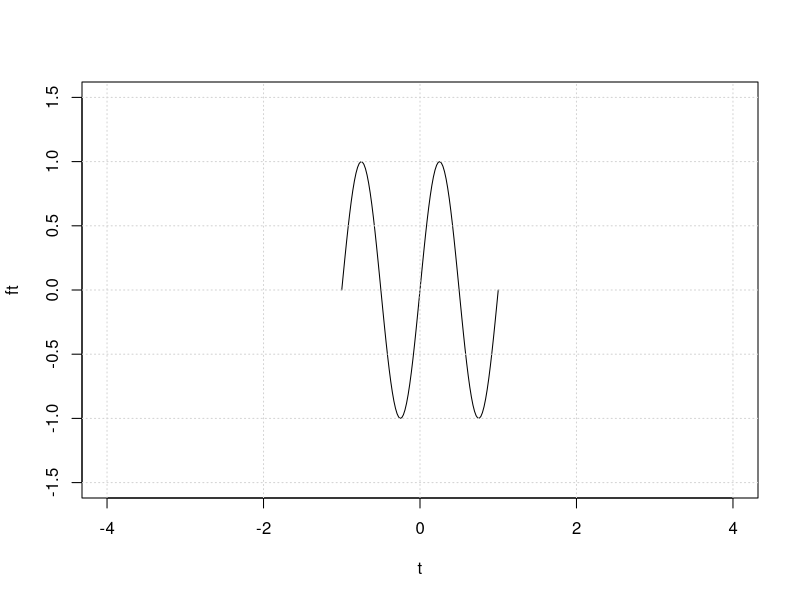
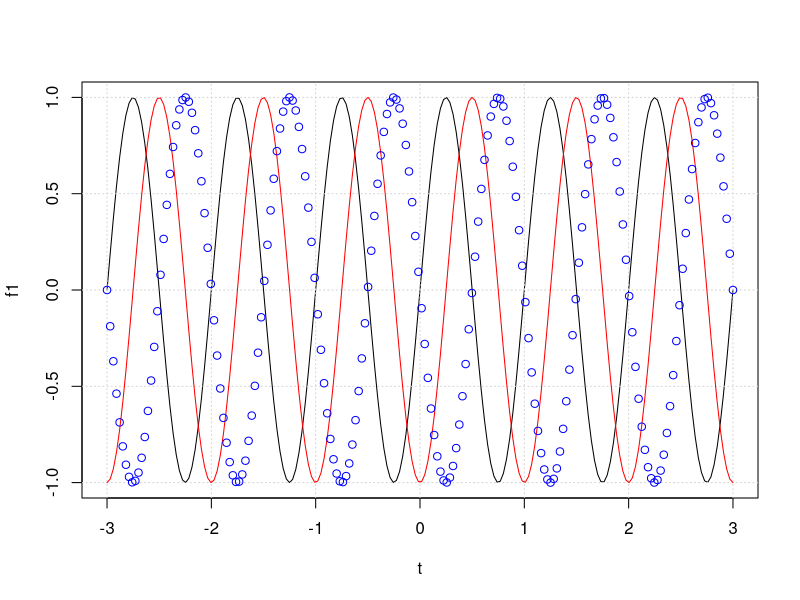
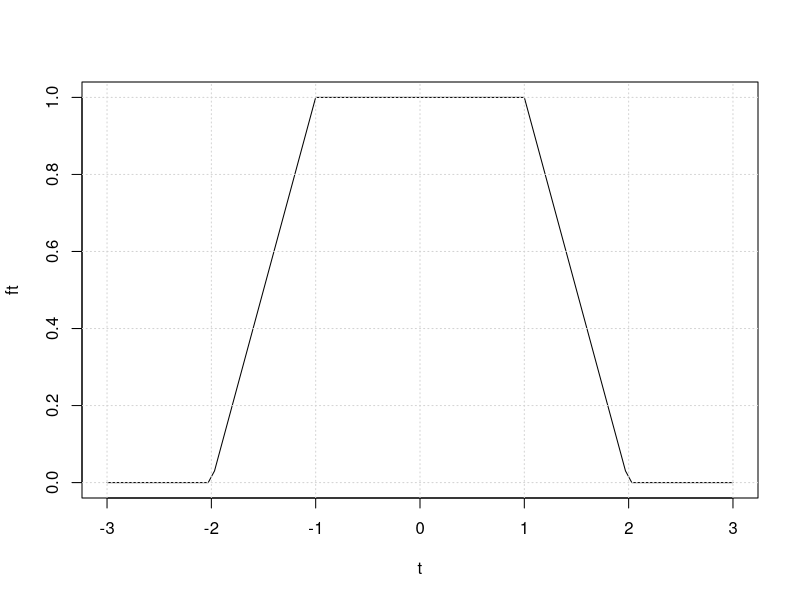
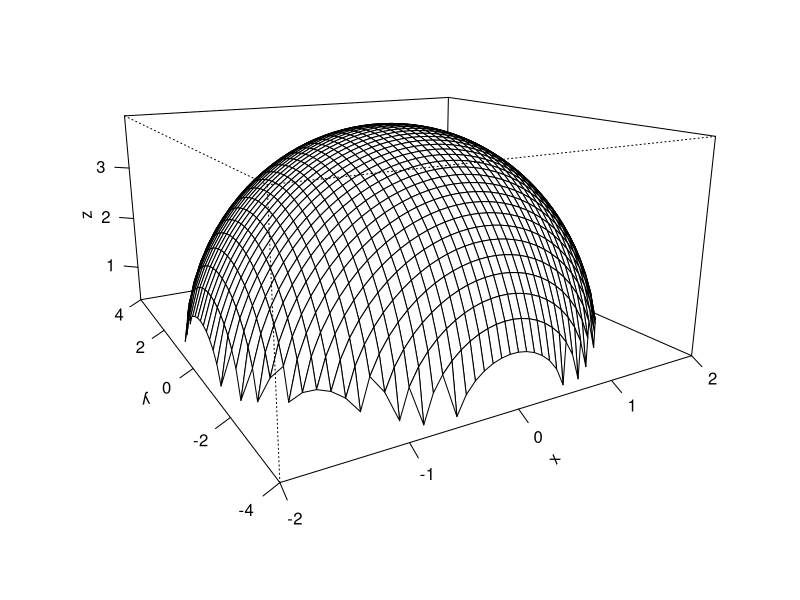
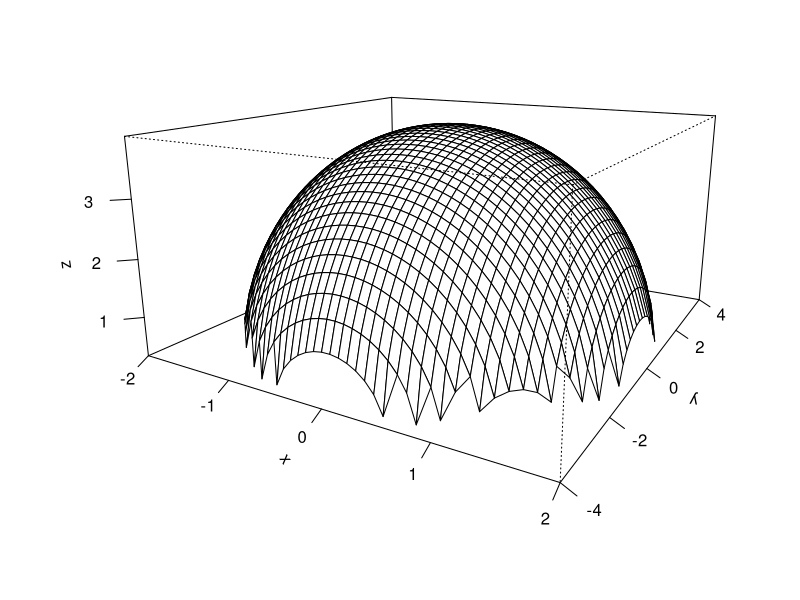
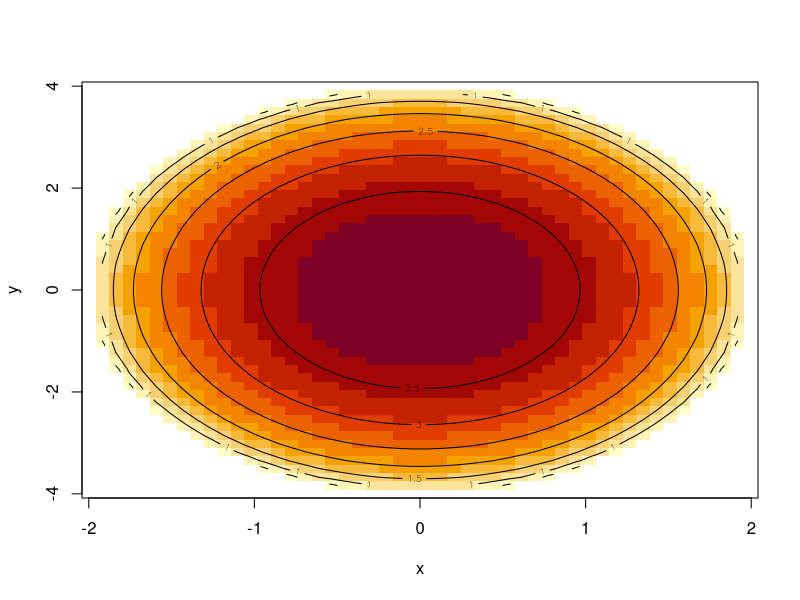
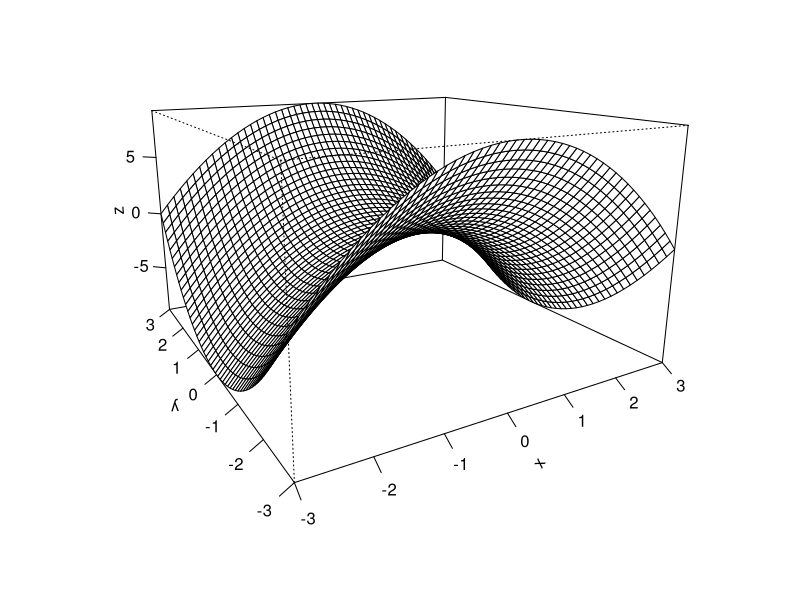
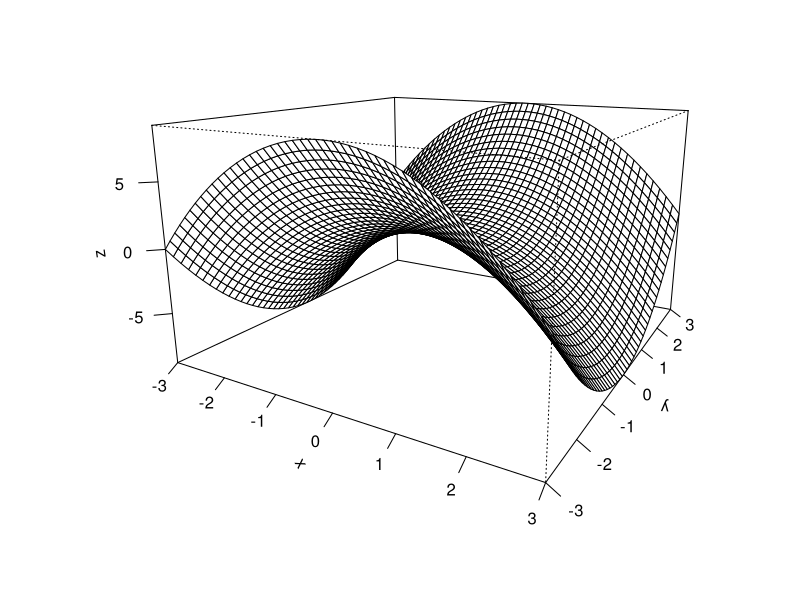

These figures' R source, in order:
## ---- chunk 1
knitr::opts_chunk$set(echo = TRUE)
## ---- chunk 2

t  <- seq(-1, 1, length=100)
ft   <- sin(2*pi*t)           # Se calcula la función seno a partir de t
plot(t, ft, type="l", xlim=c(-4,4), ylim=c(-1.5,1.5))
grid()

## ---- chunk 3
t  <- seq(-3,3, length=200)
f1 <- sin(2*pi*(t))
f2 <- sin(2*pi*(t-1/4))
f3 <- sin(2*pi*(t-1/2))
plot(t,f1, type= "l")
grid()
lines(t,f2, col="red")
points(t,f3,col="blue")


## ---- chunk 4
t <- seq(-3,3, length=100)
ft <- ifelse(t> -2 & t < -1, 2+t, ifelse(t>= -1 & t <= 1, 1, ifelse(t>1 & t< 2, 2-t, 0)))
plot(t, ft, type = "l")
grid()
## ---- chunk 5
x <- seq(-2,2,length=50)
y <- seq(-4,4, length=50)
z <- outer(x,y,function(x,y) sqrt(16-4*x^2-y^2))
persp(x,y,z, theta=-30, expand=0.5,ticktype = "detailed")
persp(x,y,z, theta=30, expand=0.5, ticktype = "detailed")
image(x,y,z)
contour(x,y,z, add=TRUE)

## ---- chunk 6
x <- seq(-3,3,length=50)
y <- seq(-3,3, length=50)
z <- outer(x,y,function(x,y) y^2-x^2)
persp(x,y,z, theta=-30, expand=0.6, ticktype = "detailed")
persp(x,y,z, theta=30, expand=0.6, ticktype = "detailed")
image(x,y,z)
contour(x,y,z, add=TRUE)

## ---- chunk 7
x <- seq(-3,3,length=50)
y <- seq(-3,3, length=50)
z <- outer(x,y,function(x,y) (2-y^2+x^2)*exp(1-x^2-(y^2)/4))
persp(x,y,z, theta=-30, expand=0.5, ticktype = "detailed")
persp(x,y,z, theta=30,expand=0.5,ticktype = "detailed")
image(x,y,z)
contour(x,y,z, add=TRUE)


